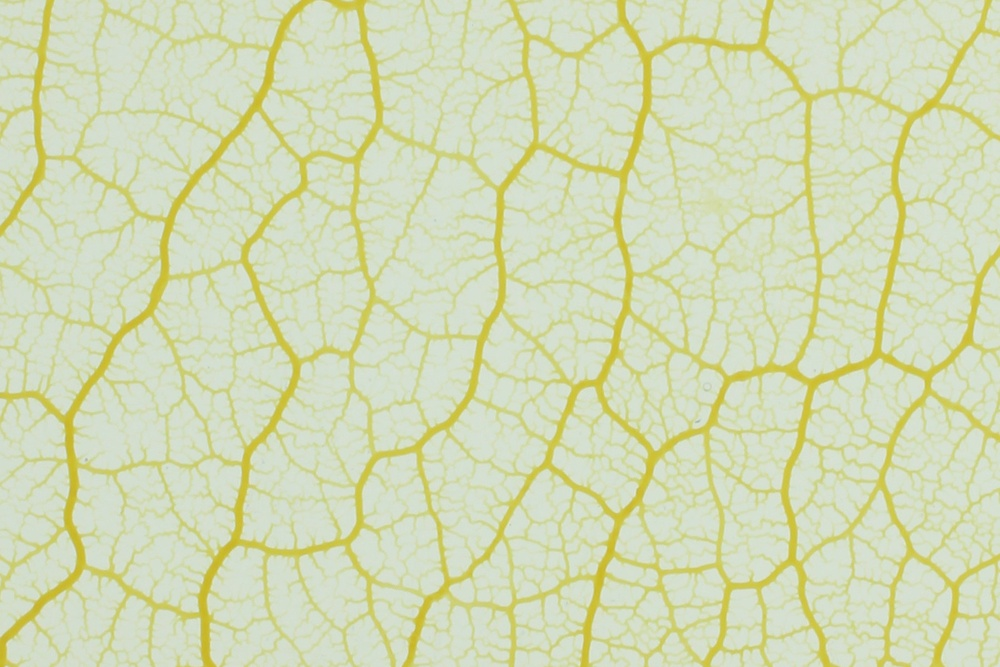
#> input picture unittests/unittest_model/unittest_algorithms/Segmentation Tests/NEFI1_Images/p_polycephalum.jpg, 1000 x 667 px, shrunk from 1800 x 1200 before the run; its folder holds only this picture in this run
$ python -i SegmentationAlgorithms.py   (imports and definitions only)
#> lines starting #> are read from the running program, lines starting #| are printed output that depends on the picture; after the words box and inside, x2 and y2 are one past the last pixel; in counts of white or black regions, pixels touching at a corner belong together

"""@package SegmentationAlgorithms

This module implements a family of segmentation algorithms. Given an input image
each image pixel is classfied as foreground or background. The resulting
segmented image may serve as an input for subsequent thinning algorithms.

Currently supported are:

1.) opencv's watershed method
2.) opencv's grabcut method
3.) using thresholding for segmentation

Watershed as well as grabcut expect as additional input a marker supplying
additional information on each pixel. Markers can be constructed using
different marker strategies. Some markers in turn need a thresholded
version of the input image to operate on. To obtain such a thresholded
image different thresholding strategies may be applied.

Example:

    Construct a segmentation method based on opencv's watershed, a marker
    based on erosion/dilation using a thresholded image obtained by a constant
    threshold with threshold value 150.

    segmentation_method = Segmentation_Watershed(marker_strategy=Erosion_Dilation_Marker,
                                                threshold_strategy=Constant_Threshold,
                                                threshold_value=150)

    Note that strategies may be mixed and matched at will and several other keyword arguments
    may be supplied to further customization. Usually, these arguments are controlled via the gui.

Status of the module:

    *   functional
    *   adaptive threshold is a cheat and needs to be reworked or removed

TODO:

    *   Documentation needs to be refined and spellchecked
    *   Coopcut needs to be explored as an additional segmentation method

"""

__author__ = ['mtd', "adrian"]

import cv2 as cv
import numpy as np
from functools import partial

# Segmentation routines

THRESHOLD_FG_COLOR = 255
THRESHOLD_BG_COLOR = 0

#markers for grabcut, watershed denoting sure-fg, sure-bg and let-the-algorithm-figure-it-out
FG_MARKER = 255
BG_MARKER = 150
UNDECIDED_MARKER = 0

# [4 lines left out: function segment, not called in this run]

get_strategy = partial

# [14 lines left out: function apply_mask_to_image, not called in this run]

#threshold strategies
# these functions have an **_ argument that is unused so that they can
# accomodate a marker keyword argument should they be used to as a masking strategy

def otsus_threshold(image, threshold_value=0, threshold_type=cv.THRESH_BINARY_INV, **_):
    threshold_type += cv.THRESH_OTSU
    return constant_threshold(image, threshold_value, threshold_type)

def constant_threshold(image, threshold_value=0, threshold_type=cv.THRESH_BINARY_INV, **_):
    """
    Computes a threshold image of the source image using a constant threshold value.

    Args:
        Image: An input image which will not be changed

    Returns:
        A threshold image
    """
#> called with threshold_value = 0, threshold_type = 9
    grayscale_image = cv.cvtColor(image, cv.COLOR_RGB2GRAY)
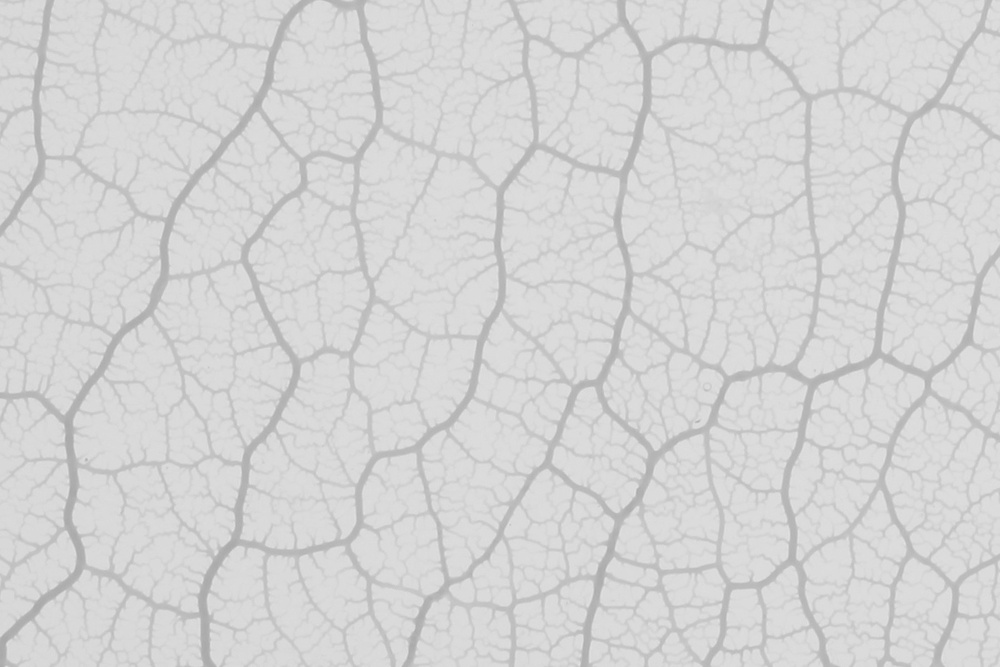
#> grayscale_image: shape (667, 1000); min 166, max 228, mean 212.1
    threshold_image = cv.threshold(grayscale_image, threshold_value, THRESHOLD_FG_COLOR, threshold_type)[1]
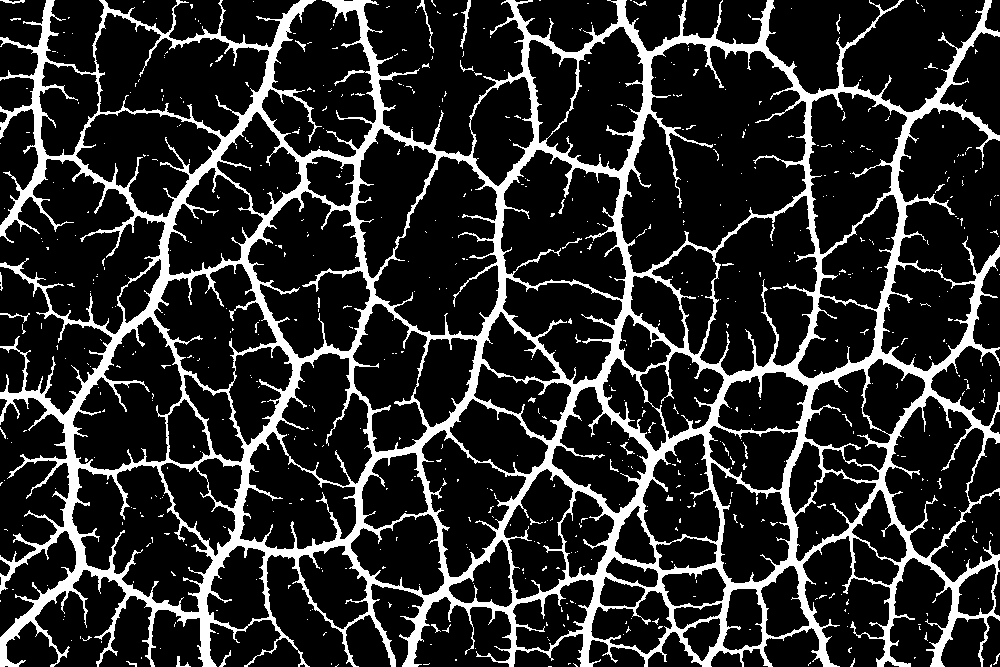
#> threshold_image: shape (667, 1000); 16.8% white; 652 white regions (615 under 20 px), largest, box (x1, y1, x2, y2) and area: (0, 0, 1000, 667) 108034, (460, 0, 471, 49) 147, (417, 0, 434, 53) 113

    return threshold_image

# [47 lines left out: functions adaptive_threshold, user_defined_color_marker, not called in this run]

def distance_transform_dilation_marker(image,
    opening_iterations=2,
    dilation_iterations=1,
    kernel=np.ones((3, 3), np.uint8),
    distance_factor=0.7,
    threshold_strategy=otsus_threshold):

    """
    Applies morphological transformation, i.e. morphological opening using a kernel to obtain the areas
    of the image likely to be foreground. The areas likely to be background are obtained by dilation.
    The final marker is obtained by adding likely background to likely foreground where areas not part of
    either are considered undecided.

    Args:
        threshold_image: A properly thresholded image

    Returns:
        A marker subdividing image regions into likely foreground, likely background and undecided pixels
    """

    threshold_image = threshold_strategy(image)

    # noise removal by morphological opening. This removes stray white pixels from the image
    morphological_opening = cv.morphologyEx(threshold_image, cv.MORPH_OPEN, kernel,
                                            iterations=opening_iterations)
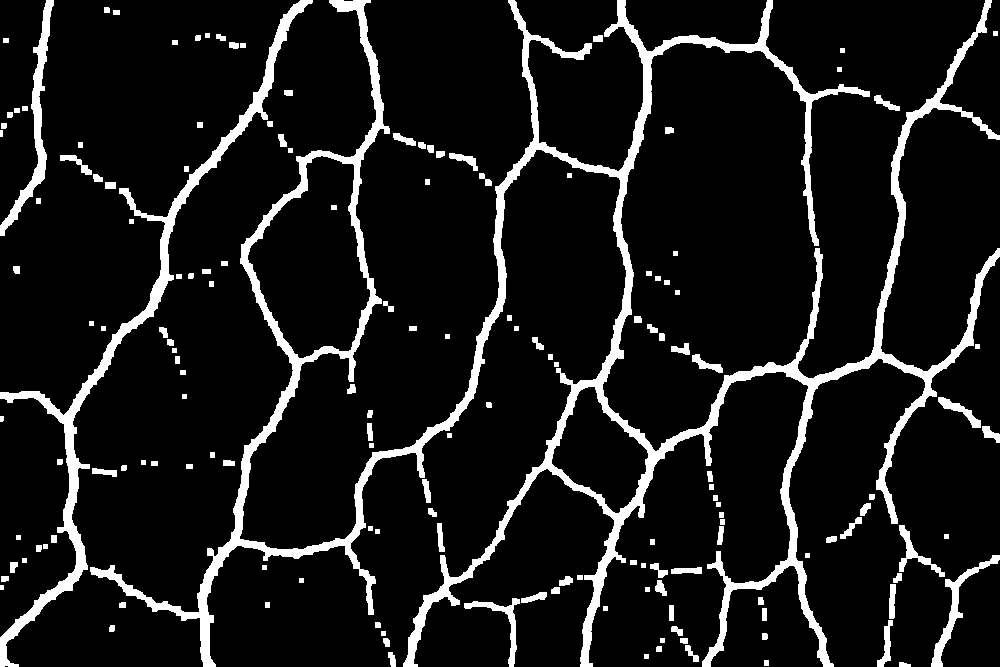
#> morphological_opening: shape (667, 1000); 10% white; 159 white regions, largest, box (x1, y1, x2, y2) and area: (90, 0, 1000, 667) 44725, (0, 0, 313, 667) 8669, (0, 0, 54, 236) 2130

    # determine likely foreground by distance transform. Regions near the center of objects
    # are most likely foreground.
    distance_transformation = cv.distanceTransform(morphological_opening, cv.DIST_L2, 5)
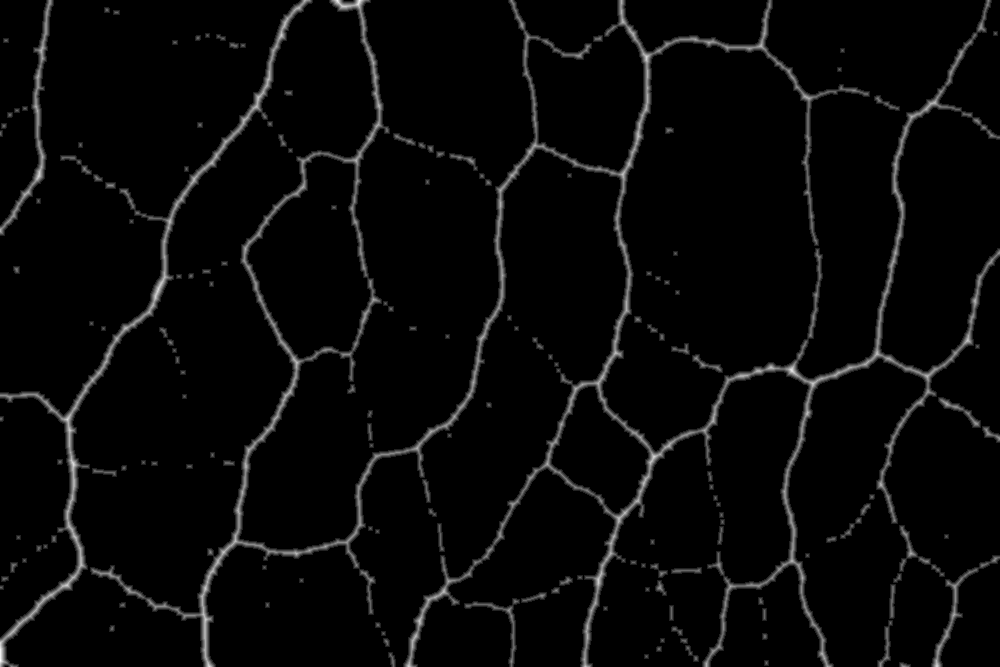
#> distance_transformation: shape (667, 1000) float32; min 0, max 7.39, mean 0.23; drawn with min black and max white
    foreground_image = np.uint8(
        cv.threshold(
            distance_transformation,
            distance_factor*distance_transformation.max(),
            FG_MARKER,
            cv.THRESH_BINARY)[1])
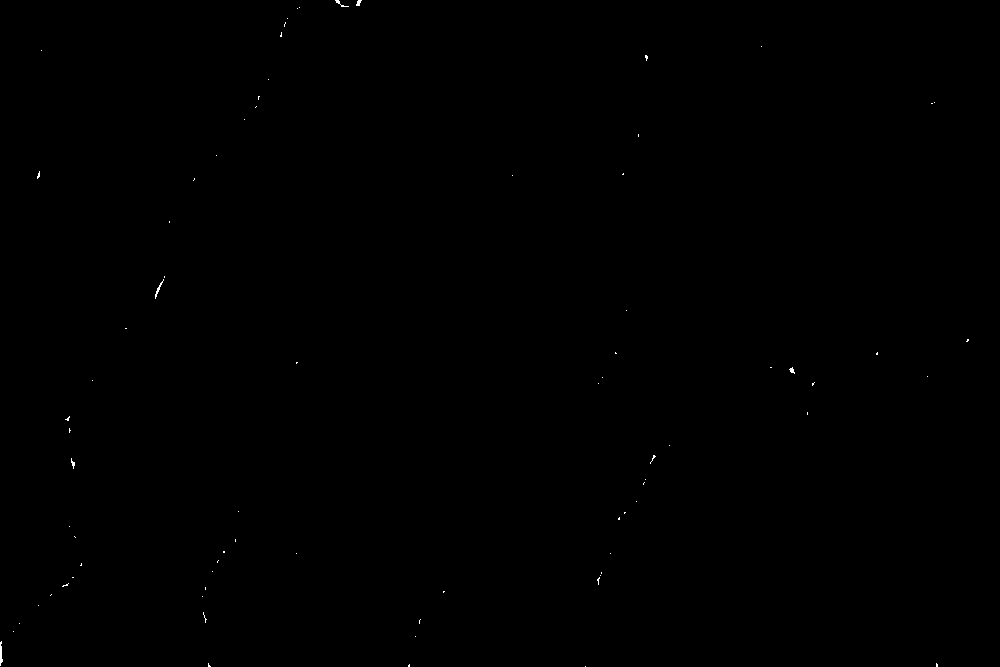
#> foreground_image: shape (667, 1000); 0.06% white in thin lines or dots

    # determine likely background by dilation
    background_image = cv.dilate(morphological_opening, kernel, iterations=dilation_iterations)
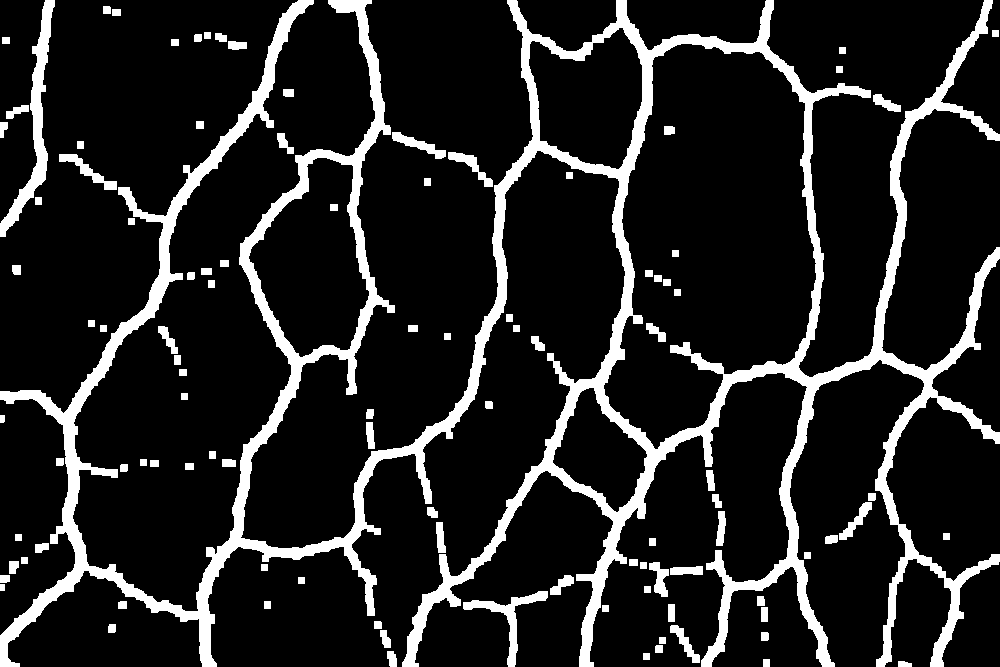
#> background_image: shape (667, 1000); 13.6% white; 105 white regions, largest, box (x1, y1, x2, y2) and area: (0, 0, 1000, 667) 75957, (0, 0, 55, 237) 2744, (463, 591, 548, 667) 1181
    background_image = cv.threshold(background_image, 0, BG_MARKER, cv.THRESH_BINARY_INV)[1]

    # regions not part of either likely foreground nor likely background are considered undecided
    return cv.add(foreground_image, background_image)
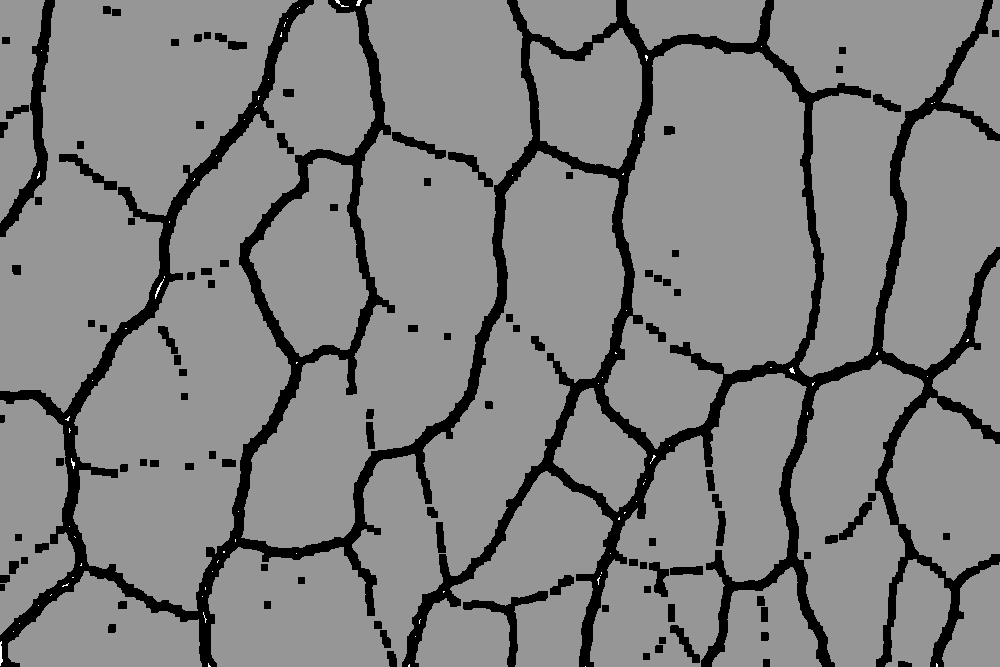
#> returned value: shape (667, 1000); min 0, max 255, mean 129.8

# [55 lines left out: functions erosion_dilation_marker, threshold_marker, not called in this run]


def null_marker(image, **_):
    return image

# masking strategies

# [86 lines left out: functions grabcut, watershed, not called in this run]

>>> import cv2
>>> picture = cv2.cvtColor(cv2.imread('../NEFI1_Images/p_polycephalum.jpg'), cv2.COLOR_BGR2RGB)
>>> result = distance_transform_dilation_marker(picture)
